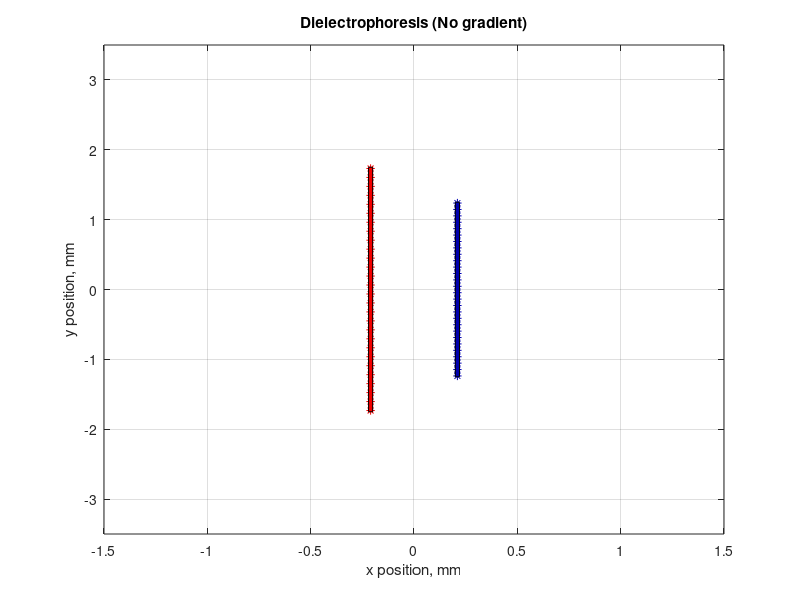

The MATLAB source for this figure:
%%%%%%%%%%%%%%%%%%%%%%
%Step1_Session3_F1013B
%%%%%%%%%%%%%%%%%%%%%%

%TO-DO%
%Using the linspace command, and the new template code included here,
%construct a "continuous" electric charge distribution, using a total
%electric charge Q per electrode, and a number of electric charges Nq to
%discretize it.

clear;      % Limpia todas las variables del espacio de trabajo.
clc;        % Limpia la ventana de comandos.
clf;        % Limpia todas las figuras abiertas.

%----------------- PARÁMETROS INICIALES ------------------%
Lp = 3.5;                      % Longitud del electrodo positivo en mm.
Ln = 2.5;                      % Longitud del electrodo negativo en mm.
t = 0.02;                      % Espesor adicional de los electrodos en mm.
d = 0.4;                       % Distancia entre los electrodos en mm.
p = 0.01;                      % Paso de discretización en mm.

% Características de los electrodos
ke = 1/(4*pi*8.85*10^-12);     % Constante de Coulomb, utilizada para calcular campos eléctricos.
Q = 1e-3;                      % Carga total por electrodo en Coulombs.
Nq = 28;                       % Número de puntos discretos de carga.

%----------------- DEFINICIÓN DEL DOMINIO ------------------%
xmin_original = -d/2 - 3*t;    % Límite inferior original del eje x.
xmax_original = -xmin_original; % Límite superior original del eje x.
xmin = -d/2 - 3*t;             % Límite ajustado del eje x.
xmax = -xmin;                  % Límite ajustado del eje x.
ymin = 2*(-Lp/2);              % Límite inferior del eje y.
ymax = -ymin;                  % Límite superior del eje y.

% Bloque condicional para ajustar los límites si se cumplen ciertas condiciones
if ymin <= -1  
    if xmin >= -0.5 && xmax <= 0.5
        xmin = -1.5;           % Ajusta el límite inferior del eje x a -1.5.
        xmax = -xmin;          % Ajusta el límite superior del eje x a 1.5.
    end
end

% Discretización del dominio
Ny = 30;                       % Número de puntos en el eje y.
Nx = Ny;                       % Número de puntos en el eje x (iguales a Ny).
x = linspace(xmin, xmax, Nx);  % Discretización del eje x en Nx puntos.
y = linspace(ymin, ymax, Ny);  % Discretización del eje y en Ny puntos.

%----------------- GEOMETRÍA DE LOS ELECTRODOS ------------------%
vertices2d = [                 % Coordenadas de los vértices de los electrodos en 2D.
    [-d/2-t, Lp/2]             % Vértice 1 (electrodo positivo)
    [-d/2, Lp/2]               % Vértice 2
    [-d/2, -Lp/2]              % Vértice 3
    [-d/2-t, -Lp/2]            % Vértice 4
    [d/2, Ln/2]                % Vértice 5 (electrodo negativo)
    [d/2+t, Ln/2]              % Vértice 6
    [d/2+t, -Ln/2]             % Vértice 7
    [d/2, -Ln/2]               % Vértice 8
];

facesP = [1 2 3 4 1];          % Conexión de vértices para el electrodo positivo.
facesN = [5 6 7 8 5];          % Conexión de vértices para el electrodo negativo.
colorP = [0.95, 0, 0];         % Color del electrodo positivo (rojo).
colorN = [0, 0, 0.7];          % Color del electrodo negativo (azul).

%--------------------- DISTRIBUCIÓN DE CARGAS ------------------%
% Cálculo del diferencial de carga
dq = Q / Nq;                   % Magnitud de cada carga discreta.

% Posiciones de las cargas positivas
yp = linspace(-(1-p)*Lp/2, (1-p)*Lp/2, Nq); % Posiciones Y de las cargas positivas.
xp(1:Nq) = -d/2 - t/2;                      % Posiciones X de las cargas positivas (constante).

% Posiciones de las cargas negativas
yn = linspace(-(1-p)*Ln/2, (1-p)*Ln/2, Nq); % Posiciones Y de las cargas negativas.
xn(1:Nq) = d/2 + t/2;                       % Posiciones X de las cargas negativas (constante).

%--------------------- VISUALIZACIÓN ------------------%
% Verificación de posicionamiento de las cargas
plot(xp, yp, '*', 'Color', colorP);         % Dibuja las posiciones de las cargas positivas.
hold on
plot(xn, yn, '*', 'Color', colorN);         % Dibuja las posiciones de las cargas negativas.

% Configuración de la gráfica
hold on
axis([xmin xmax ymin ymax])    % Ajusta los límites de los ejes.
xlabel('x position, mm')       % Etiqueta del eje x.
ylabel('y position, mm')       % Etiqueta del eje y.
title('Dielectrophoresis (No gradient)') % Título del gráfico.
grid on                        % Activa la cuadrícula.

% Dibujo de los electrodos
patch('Faces', facesP, 'Vertices', vertices2d, 'FaceColor', colorP); % Dibuja el electrodo positivo.
patch('Faces', facesN, 'Vertices', vertices2d, 'FaceColor', colorN); % Dibuja el electrodo negativo.